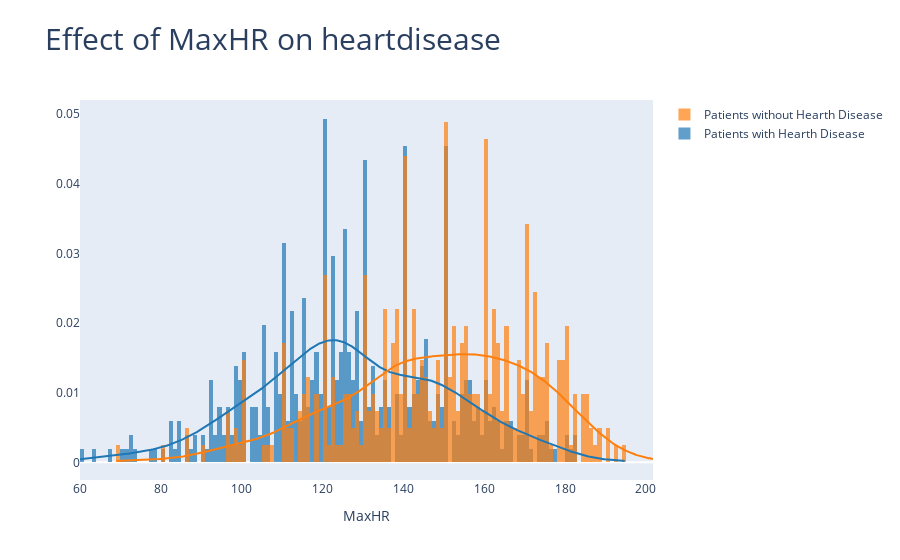

Notebook cell for this chart:
### Markdown cell above
## Effect of MaxHR on HeartDisease

### Code cell
patients_hd = dataset[dataset['HeartDisease']==1]
patient_ok = dataset[dataset['HeartDisease']==0]

fig = ff.create_distplot([patients_hd['MaxHR'], patient_ok['MaxHR']],
                        ['Patients with Hearth Disease','Patients without Hearth Disease'],
                         show_hist=True,
                         show_rug=False,
                         )
fig.update_layout(title='Effect of MaxHR on heartdisease',
                 title_font={'size':30},
                 showlegend=True)
fig.update_xaxes(showgrid=False,title='MaxHR')
fig.update_yaxes(showgrid=False)
fig.show()

### Figure 1 — Plotly figure (JSON) as saved in the notebook; plotly's stock layout.template omitted (floating-point values rounded to 4 significant figures; data arrays with more than 128 entries replaced by an {"elided": "..."} marker saying what was removed)
{"data": [{"autobinx": false, "histnorm": "probability density", "legendgroup": "Patients with Hearth Disease", "marker": {"color": "rgb(31, 119, 180)"}, "name": "Patients with Hearth Disease", "opacity": 0.7, "type": "histogram", "x": {"elided": "508 int values"}, "xaxis": "x", "xbins": {"end": 195, "size": 1, "start": 60}, "yaxis": "y"}, {"autobinx": false, "histnorm": "probability density", "legendgroup": "Patients without Hearth Disease", "marker": {"color": "rgb(255, 127, 14)"}, "name": "Patients without Hearth Disease", "opacity": 0.7, "type": "histogram", "x": {"elided": "410 int values"}, "xaxis": "x", "xbins": {"end": 202, "size": 1, "start": 69}, "yaxis": "y"}, {"legendgroup": "Patients with Hearth Disease", "marker": {"color": "rgb(31, 119, 180)"}, "mode": "lines", "name": "Patients with Hearth Disease", "showlegend": false, "type": "scatter", "x": {"elided": "500 float values"}, "xaxis": "x", "y": {"elided": "500 float values"}, "yaxis": "y"}, {"legendgroup": "Patients without Hearth Disease", "marker": {"color": "rgb(255, 127, 14)"}, "mode": "lines", "name": "Patients without Hearth Disease", "showlegend": false, "type": "scatter", "x": {"elided": "500 float values"}, "xaxis": "x", "y": {"elided": "500 float values"}, "yaxis": "y"}], "layout": {"barmode": "overlay", "hovermode": "closest", "legend": {"traceorder": "reversed"}, "showlegend": true, "title": {"font": {"size": 30}, "text": "Effect of MaxHR on heartdisease"}, "xaxis": {"anchor": "y2", "domain": [0, 1], "showgrid": false, "title": {"text": "MaxHR"}, "zeroline": false}, "yaxis": {"anchor": "free", "domain": [0, 1], "position": 0, "showgrid": false}}}
